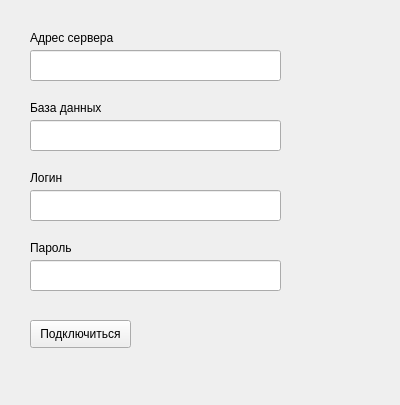
<?xml version="1.0" encoding="UTF-8"?>
<ui version="4.0">
 <class>login</class>
 <widget class="QWidget" name="login">
  <property name="geometry">
   <rect>
    <x>0</x>
    <y>0</y>
    <width>400</width>
    <height>405</height>
   </rect>
  </property>
  <property name="windowTitle">
   <string>Form</string>
  </property>
  <widget class="QLineEdit" name="adr">
   <property name="geometry">
    <rect>
     <x>30</x>
     <y>50</y>
     <width>251</width>
     <height>31</height>
    </rect>
   </property>
  </widget>
  <widget class="QLabel" name="label">
   <property name="geometry">
    <rect>
     <x>30</x>
     <y>30</y>
     <width>101</width>
     <height>16</height>
    </rect>
   </property>
   <property name="text">
    <string>Адрес сервера</string>
   </property>
  </widget>
  <widget class="QLineEdit" name="bd">
   <property name="geometry">
    <rect>
     <x>30</x>
     <y>120</y>
     <width>251</width>
     <height>31</height>
    </rect>
   </property>
  </widget>
  <widget class="QLabel" name="label_2">
   <property name="geometry">
    <rect>
     <x>30</x>
     <y>100</y>
     <width>91</width>
     <height>16</height>
    </rect>
   </property>
   <property name="text">
    <string>База данных</string>
   </property>
  </widget>
  <widget class="QLineEdit" name="log">
   <property name="geometry">
    <rect>
     <x>30</x>
     <y>190</y>
     <width>251</width>
     <height>31</height>
    </rect>
   </property>
  </widget>
  <widget class="QLabel" name="label_3">
   <property name="geometry">
    <rect>
     <x>30</x>
     <y>170</y>
     <width>55</width>
     <height>16</height>
    </rect>
   </property>
   <property name="text">
    <string>Логин</string>
   </property>
  </widget>
  <widget class="QLineEdit" name="pass">
   <property name="geometry">
    <rect>
     <x>30</x>
     <y>260</y>
     <width>251</width>
     <height>31</height>
    </rect>
   </property>
  </widget>
  <widget class="QLabel" name="label_4">
   <property name="geometry">
    <rect>
     <x>30</x>
     <y>240</y>
     <width>55</width>
     <height>16</height>
    </rect>
   </property>
   <property name="text">
    <string>Пароль</string>
   </property>
  </widget>
  <widget class="QPushButton" name="button">
   <property name="geometry">
    <rect>
     <x>30</x>
     <y>320</y>
     <width>101</width>
     <height>28</height>
    </rect>
   </property>
   <property name="text">
    <string>Подключиться</string>
   </property>
  </widget>
 </widget>
 <resources/>
 <connections/>
</ui>
